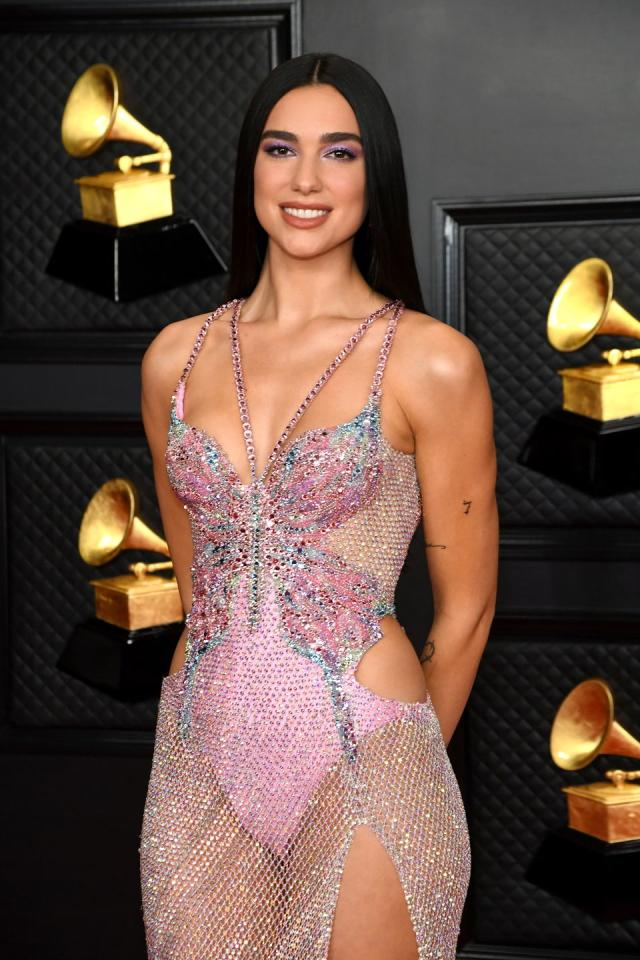
#> input picture image/dua.jpeg, 640 x 960 px
$ python -i detection.py   (imports and definitions only)
#> lines starting #> are read from the running program, lines starting #| are printed output that depends on the picture
import cv2
import time
import matplotlib.pyplot as plt

class FaceFeature:
    def __init__(self, img, x, y, w, h):
        self.img = img
        self.x = x
        self.y = y
        self.w = w
        self.h = h
        self.mid_point = (x + w // 2, y + h // 2)

class Detection:
    def __init__(self, gray_image):
        self.gray_image = gray_image
        self.face = None
        self.nose = None
        self.mouth = None
        self.left_eye = None
        self.right_eye = None


    def detect_face(self):
        face_cascade = cv2.CascadeClassifier('models/haarcascade_frontalface_default.xml')
        faces = face_cascade.detectMultiScale(self.gray_image, scaleFactor=1.1, minNeighbors=5, minSize=(40,50))

        for (x,y,w,h) in faces:
            return FaceFeature(self.gray_image[y:y+h, x:x+w], x, y, w, h)

        return None

    def detect_nose(self):
        nose_cascade = cv2.CascadeClassifier('models/haarcascade_mcs_nose.xml')
        noses = nose_cascade.detectMultiScale(self.face.img[self.right_eye.y:(self.mouth.y + self.mouth.h), self.left_eye.x:(self.right_eye.x+self.right_eye.w)], scaleFactor=1.1, minNeighbors=5, minSize=(40,50))
        for (x,y,w,h) in noses:
            x += self.left_eye.x
            y += self.right_eye.y
            return FaceFeature(self.face.img[y:y+h, x:x+w], x, y, w, h)

        return None

    def detect_mouth(self):
        mouth_cascade = cv2.CascadeClassifier('models/haarcascade_mcs_mouth.xml')
        mouths = mouth_cascade.detectMultiScale(self.face.img[self.left_eye.y+self.left_eye.h:, :], scaleFactor=1.1, minNeighbors=5, minSize=(40,50))
        for (x,y,w,h) in mouths:
            y += self.left_eye.y + self.left_eye.h
            return FaceFeature(self.face.img[y:y+h, x:x+w], x, y, w, h)


        return None #, face_without_mouth

    def detect_eyes(self):
        eye_cascade = cv2.CascadeClassifier('models/haarcascade_eye.xml')
        eyes = eye_cascade.detectMultiScale(self.face.img, scaleFactor=1.1, minNeighbors=5, minSize=(40,50))
        if len(eyes) >= 2:
            eyes = sorted(eyes, key=lambda x: x[0])
            x1, y1, w1, h1 = eyes[0]
            x2, y2, w2, h2 = eyes[1]
            return FaceFeature(self.face.img[y1:y1+h1, x1:x1+w1], x1, y1, w1, h1), FaceFeature(self.face.img[y2:y2+h2, x2:x2+w2], x2, y2, w2, h2)

        else:
            print("Olhos não detectados")

        return None, None


    def compute_all_detections(self):

        self.face = self.detect_face()
        if self.face is None:
            print("Face não detectada")
            return

        self.left_eye, self.right_eye = self.detect_eyes()
        if self.left_eye is None or self.right_eye is None:
            print("Olhos não detectados")
            return


        self.mouth = self.detect_mouth()
        if self.mouth is None:
            print("Boca não detectada")
            return


        self.nose = self.detect_nose()
        if self.nose is None:
            print("Nariz não detectado")
            return

        self.mid_point = (self.face.x + self.face.w // 2, self.face.y + self.face.h // 2)

        # print(f"Face detection: {end_face - start}\nNose detection: {end_nose - end_face}\nMouth detection: {end_mouth - end_nose}\nEye detection: {end_eye - end_mouth}")

def display_image_with_detections(image, face, nose, mouth, left_eye, right_eye):
    # Desenhar retângulos ao redor das detecções
    if face is not None:
        x, y, w, h = face.x, face.y, face.w, face.h
        cv2.rectangle(image, (x, y), (x + w, y + h), (255, 0, 0), 2)

        middle_point = (x + w // 2, y + h // 2)
        cv2.circle(image, middle_point, 5, (0, 255, 0), -1)

        image_rgb = cv2.cvtColor(image, cv2.COLOR_BGR2RGB)

        # Plota com matplotlib
        plt.imshow(image_rgb)
        plt.axis('off')
        plt.show()


    # [18 lines of commented-out code are left out]

>>> import cv2
>>> picture = cv2.imread('../../image/dua.jpeg', cv2.IMREAD_GRAYSCALE)
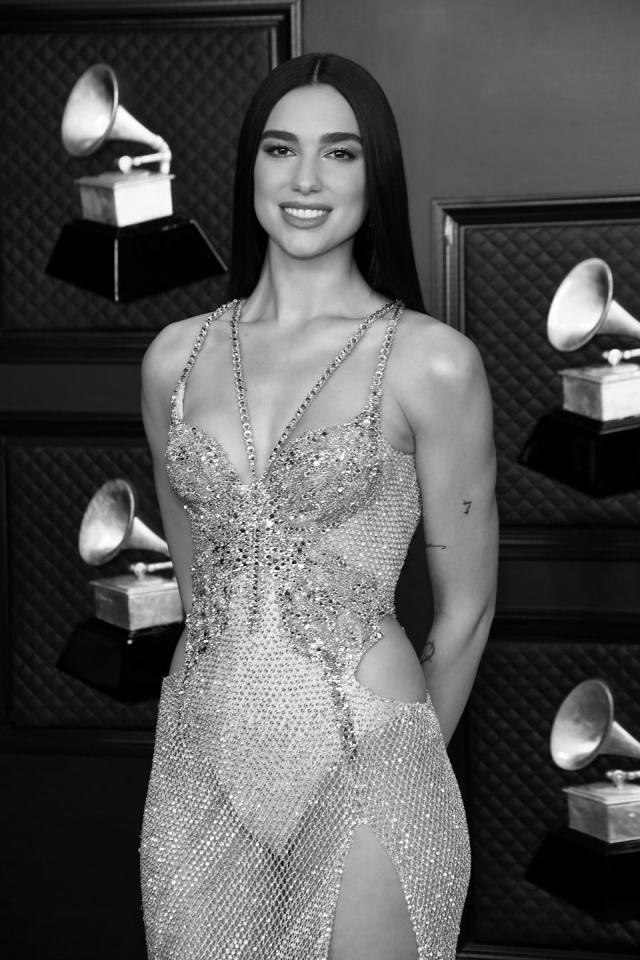
#> picture: shape (960, 640); min 0, max 255, mean 85.2
>>> result = Detection(picture).compute_all_detections()
#> in detect_face, `faces = face_cascade.detectMultiScale(self.gray_image, scaleFactor=1.1..`: faces = [[235, 95, 148, 148]]
#> the loop in detect_face, `for (x,y,w,h) in faces:` made 1 pass
#> (x, y, w, h) on pass 1: (235, 95, 148, 148)
#> pass 1, in __init__, `self.img = img`:
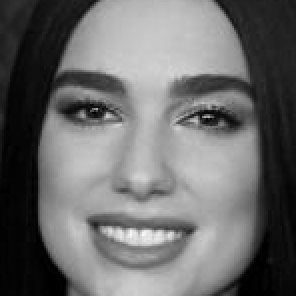
#> self.img: shape (148, 148) (shown 2 times larger); min 0, max 248, mean 107.1
#> in detect_eyes, `eyes = eye_cascade.detectMultiScale(self.face.img, scaleFactor=1.1, mi..`: eyes = [[20, 29, 53, 53]]

$ run again, on image/emily.jpg
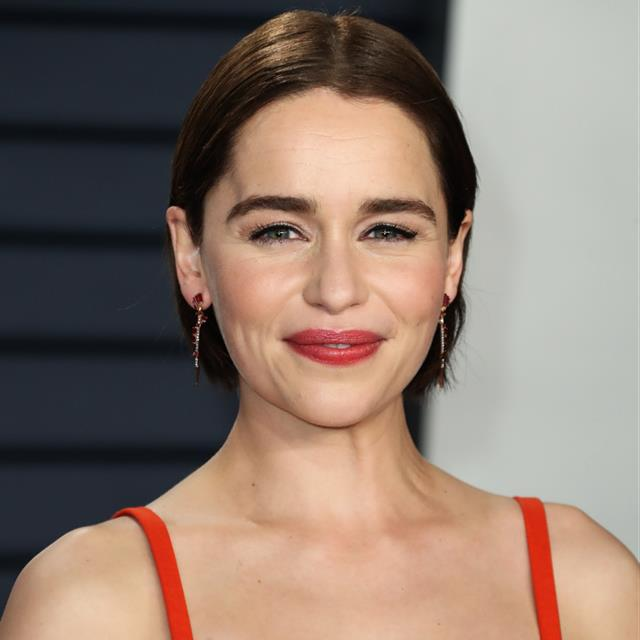
#> input picture image/emily.jpg, 640 x 640 px
#> `picture = cv2.imread('../../image/dua.jpeg', cv2.IMREAD_GRAYSCALE)`:
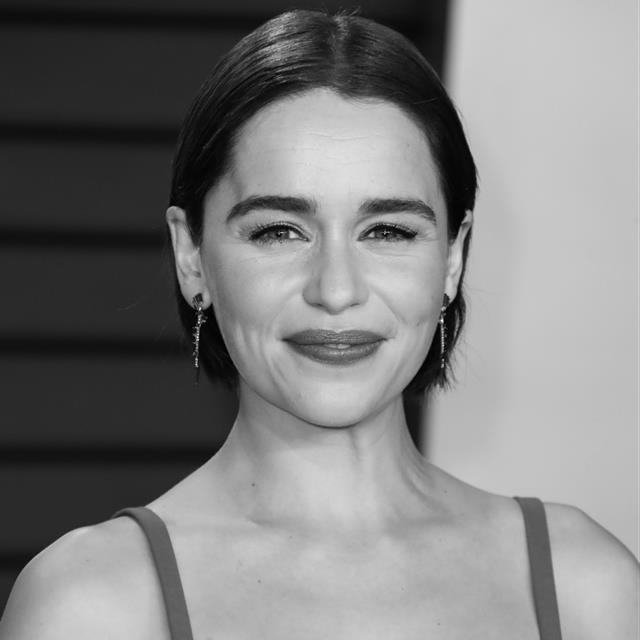
#> picture: shape (640, 640); min 0, max 250, mean 126.3
#> faces = [[182, 113, 300, 300]]
#> the loop in detect_face, `for (x,y,w,h) in faces:` made 1 pass
#> (x, y, w, h) on pass 1: (182, 113, 300, 300)
#> in detect_eyes, `eyes = eye_cascade.detectMultiScale(self.face.img, scaleFactor=1.1, mi..`: eyes = [[169, 88, 65, 65], [60, 89, 65, 65]]
#> in detect_eyes, `eyes = sorted(eyes, key=lambda x: x[0])`: eyes = [[60, 89, 65, 65], [169, 88, 65, 65]]
#> x1 = 60; y1 = 89; w1 = 65
#> x2 = 169; y2 = 88; w2 = 65
#> mouths = [[93, 50, 121, 73]]
#> the loop in detect_mouth, `for (x,y,w,h) in mouths:` made 1 pass
#> (x, y, w, h) on pass 1: (93, 204, 121, 73)
#> noses = [[51, 63, 83, 69]]
#> the loop in detect_nose, `for (x,y,w,h) in noses:` made 1 pass
#> (x, y, w, h) on pass 1: (111, 151, 83, 69)
#> pass 1, in __init__ (call 5), `self.img = img`:
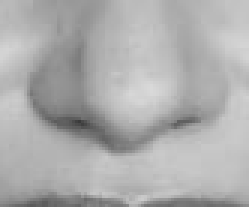
#> self.img: shape (69, 83) (shown 3 times larger); min 58, max 217, mean 173.3
#> in compute_all_detections, `self.mid_point = (self.face.x + self.face.w // 2, self.face.y + self.f..`: self.mid_point = (332, 263)

$ run again, on image/emily2.jpg
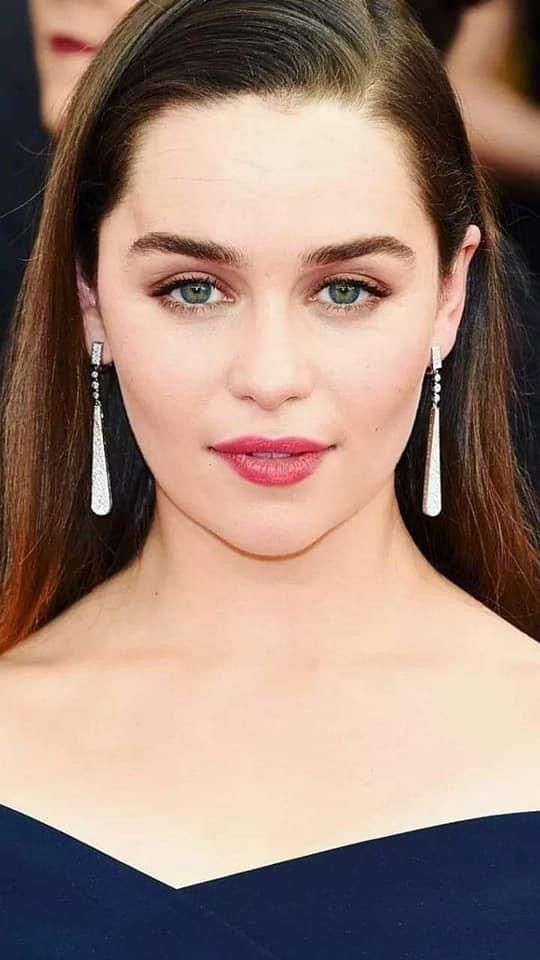
#> input picture image/emily2.jpg, 540 x 960 px
#> `picture = cv2.imread('../../image/dua.jpeg', cv2.IMREAD_GRAYSCALE)`:
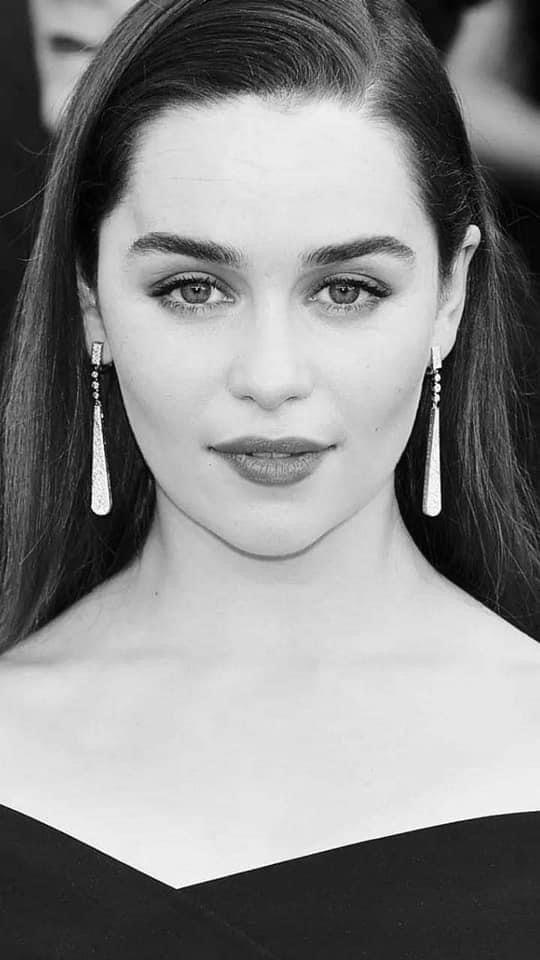
#> picture: shape (960, 540); min 0, max 255, mean 136.4
#> faces = [[59, 123, 424, 424]]
#> the loop in detect_face, `for (x,y,w,h) in faces:` made 1 pass
#> (x, y, w, h) on pass 1: (59, 123, 424, 424)
#> eyes = [[87, 124, 87, 87], [240, 127, 82, 82]]
#> x1 = 87; y1 = 124; w1 = 87
#> x2 = 240; y2 = 127; w2 = 82
#> self.img: shape (82, 82)
#> mouths = [[164, 40, 99, 60], [148, 93, 132, 79]]
#> the loop in detect_mouth, `for (x,y,w,h) in mouths:` made 1 pass
#> (x, y, w, h) on pass 1: (164, 251, 99, 60)
#> noses = [[75, 95, 92, 77]]
#> the loop in detect_nose, `for (x,y,w,h) in noses:` made 1 pass
#> (x, y, w, h) on pass 1: (162, 222, 92, 77)
#> pass 1, in __init__ (call 5), `self.img = img`:
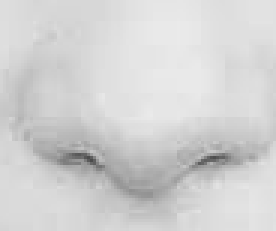
#> self.img: shape (77, 92) (shown 3 times larger); min 75, max 234, mean 210.1
#> in compute_all_detections, `self.mid_point = (self.face.x + self.face.w // 2, self.face.y + self.f..`: self.mid_point = (271, 335)

$ run again, on image/pedro.jpg
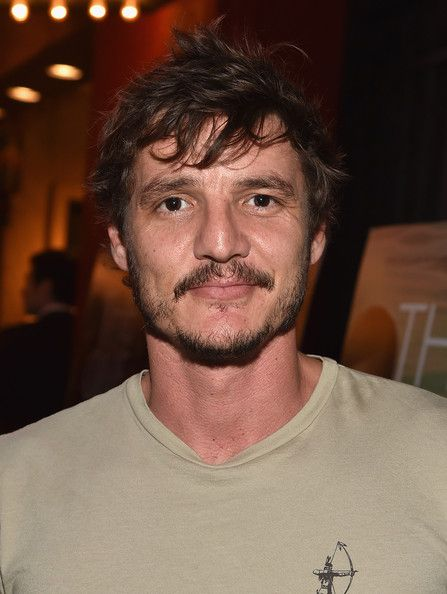
#> input picture image/pedro.jpg, 447 x 594 px
#> `picture = cv2.imread('../../image/dua.jpeg', cv2.IMREAD_GRAYSCALE)`:
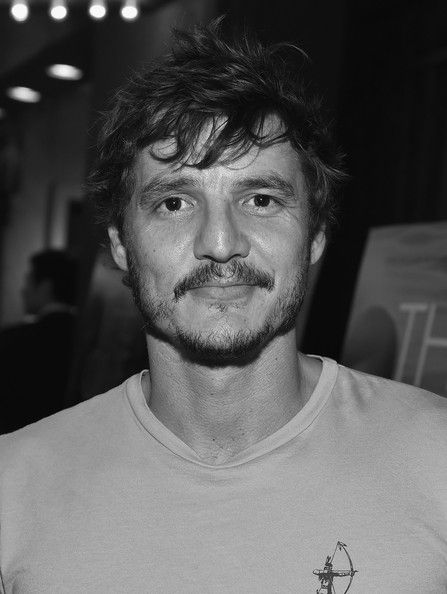
#> picture: shape (594, 447); min 0, max 255, mean 89.4
#> faces = [[102, 109, 237, 237]]
#> the loop in detect_face, `for (x,y,w,h) in faces:` made 1 pass
#> (x, y, w, h) on pass 1: (102, 109, 237, 237)
#> in detect_eyes, `eyes = eye_cascade.detectMultiScale(self.face.img, scaleFactor=1.1, mi..`: eyes = [[126, 60, 63, 63], [38, 62, 62, 62]]
#> in detect_eyes, `eyes = sorted(eyes, key=lambda x: x[0])`: eyes = [[38, 62, 62, 62], [126, 60, 63, 63]]
#> x1 = 38; y1 = 62
#> x2 = 126; y2 = 60; w2 = 63
#> self.img: shape (63, 63)
#> mouths = [[72, 30, 104, 63]]
#> the loop in detect_mouth, `for (x,y,w,h) in mouths:` made 1 pass
#> (x, y, w, h) on pass 1: (72, 154, 104, 63)
#> noses = [[45, 51, 69, 58]]
#> the loop in detect_nose, `for (x,y,w,h) in noses:` made 1 pass
#> (x, y, w, h) on pass 1: (83, 111, 69, 58)
#> pass 1, in __init__ (call 5), `self.img = img`:
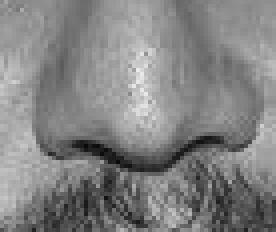
#> self.img: shape (58, 69) (shown 4 times larger); min 10, max 234, mean 130.4
#> in compute_all_detections, `self.mid_point = (self.face.x + self.face.w // 2, self.face.y + self.f..`: self.mid_point = (220, 227)
